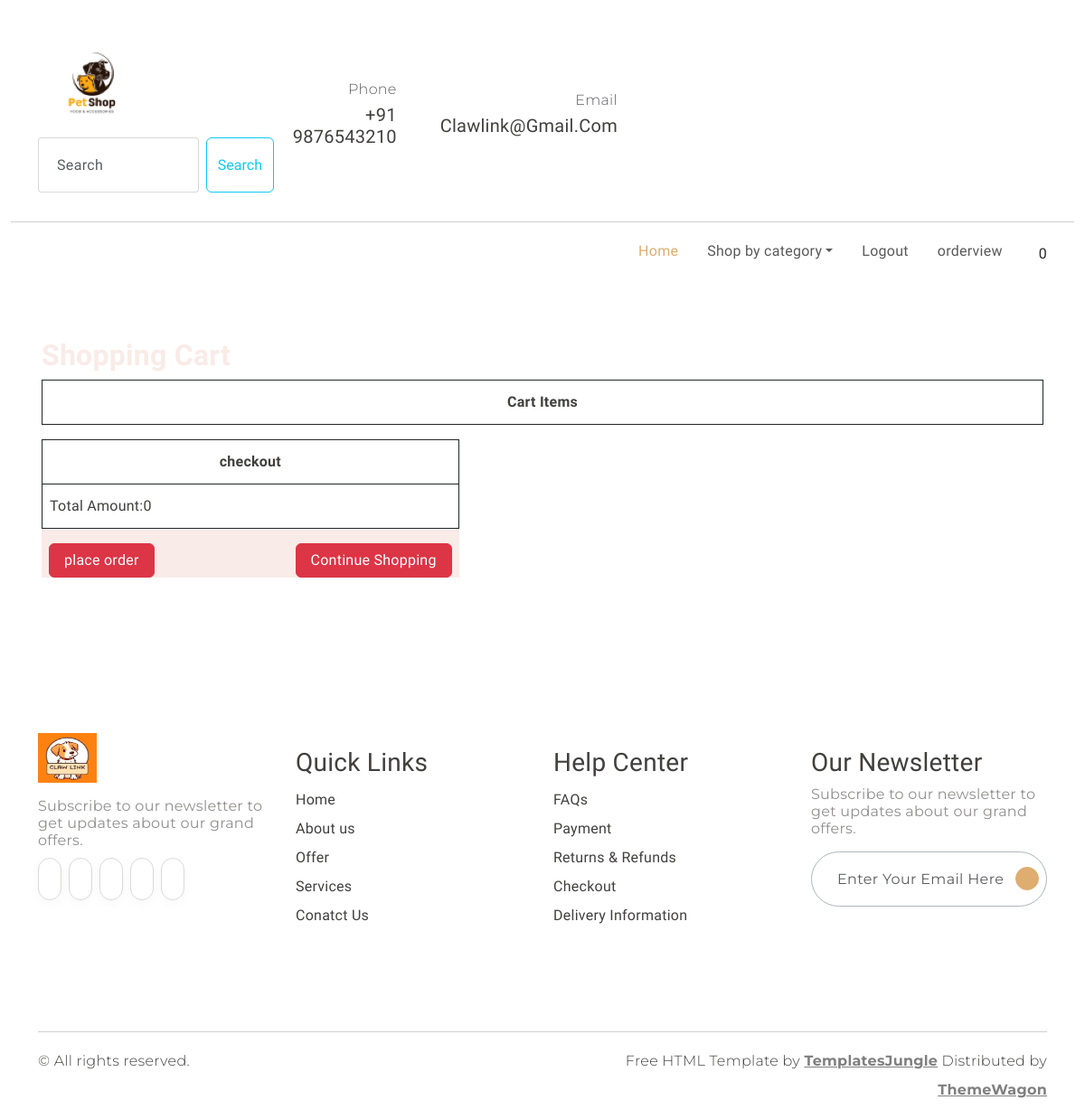
/cart/cartview/ (signed in), run on an earlier commit of the app's database.
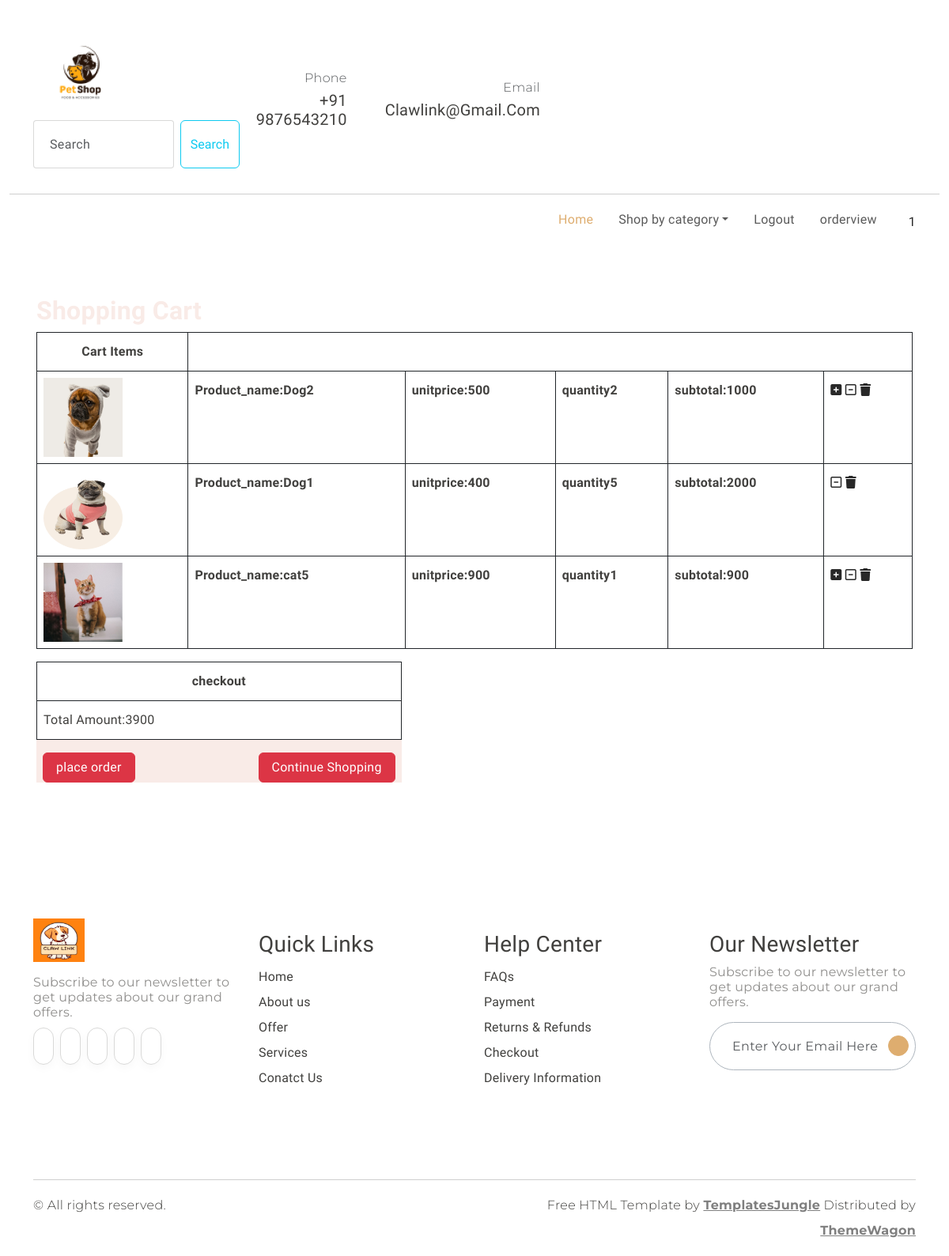
And on a later commit of the database.
### cart/models.py (models this page shows, shortened)
class Cart(models.Model):
    product=models.ForeignKey(Product,on_delete=models.CASCADE)
    user=models.ForeignKey(User,on_delete=models.CASCADE)
    quantity=models.IntegerField()
    date_added=models.DateTimeField(auto_now=True)
    def subtotal(self):
        return self.product.price*self.quantity

### shop/models.py (models this page shows)
class Product(models.Model):
    name = models.CharField(max_length=20)
    desc = models.TextField()
    image = models.ImageField(upload_to="products_img")
    price =models.IntegerField()
    stock =models.IntegerField()
    available =models.BooleanField(default=True)
    created =models.DateTimeField(auto_now_add=True)
    updated =models.DateTimeField(auto_now=True)
    category =models.ForeignKey(Category,on_delete=models.CASCADE)#Reference to Category table

### cart/views.py (the view)
# urls.py: path('cartview/',views.cart_view,name='cartview'),
def cart_view(request):
    u=request.user
    c=Cart.objects.filter(user=u) #To filter cart records for a particular user
    total=0
    for i in c:
        total+=i.quantity*i.product.price
    context={'cart':c,'total':total}
    return render(request,'addtocarts.html',context)

### cart/context_processors.py (called while the page is built)
def count_items(request):
    count=0
    if request.user.is_authenticated:
       u=request.user
       c=Cart.objects.filter(user=u)
       for i in c:
         count=+i.quantity
    return {'count':count}

### shop/context_processors.py (called while the page is built)
def links(request):
        c=Category.objects.all()
        return {'links':c}

### template/addtocarts.html
{% extends 'base.html'%}
{% load static %}
{% block content%}
 <div class="container mt-5 p-3 border-3 " style="margin-bottom:100px">
         <h2 class="text-danger fw-bold">Shopping cart</h2>
    <div class=" mb-2">
      <div class=" ">
          <table class="table table-bordered border border-dark text-dark fw-bold">
              <tr>
                 <th class="text-center">Cart Items</th>
              </tr>
                {% for i in cart %}
                   <tr>
                       <td><img src="{{i.product.image.url}}" height="100px" width="100px"></td>
                       <td>Product_name:{{i.product.name}}</td>
                       <td>unitprice:{{i.product.price}}</td>
                       <td>quantity{{i.quantity}}</td>
                       <td>subtotal:{{i.subtotal}}</td>
                       <td>
                           {% if i.product.stock > 0 %}
                             <a href="{%url 'cart:addtocarts' i.product.id %}"> <i class="fa-solid fa-square-plus"></i></a>
                             <a href="{%url 'cart:cart_remove' i.product.id %}"> <i class="fa-regular fa-square-minus"></i></a>
                             <a href="{%url 'cart:cart_delete' i.product.id %}"> <i class="fa-solid fa-trash"></i></a>
                           {% else %}
                             <a href="{%url 'cart:cart_remove' i.product.id %}"> <i class="fa-regular fa-square-minus"></i></a>
                             <a href="{%url 'cart:cart_delete' i.product.id %}"> <i class="fa-solid fa-trash"></i></a>
                           {% endif %}
                       </td>
                   </tr>
                {%endfor%}
             </table>
      </div>
      <div class="col-5 bg-danger">
          <table class="table table-bordered border border-dark">
               <tr>
                 <th class="text-center" colspan="4">checkout</th>
               </tr>
                 <td>Total Amount:{{total}}</td>
             </table>
             <div class="d-flex justify-content-between mx-2 ">
                 <a href="{% url 'cart:orderform'%}" class="btn btn-danger px-3 ">place order</a>
                 <a href="{% url 'shop:category'%}" class=" btn btn-danger px-3 ">Continue Shopping</a>
             </div>
         </div>
     </div>
 </div>
{%endblock%}

### template/base.html (shortened to what this page needs)
 <!DOCTYPE html>
 {% load static %}
<html lang="en">
<head>
<link rel="stylesheet" href="https://cdn.jsdelivr.net/npm/swiper@9/swiper-bundle.min.css" />
<link href="https://cdnjs.cloudflare.com/ajax/libs/bootstrap/5.3.0/css/bootstrap.min.css" rel="stylesheet">
<link href="https://cdn.jsdelivr.net/npm/bootstrap@5.3.0-alpha3/dist/css/bootstrap.min.css" rel="stylesheet"
>
<link rel="stylesheet" type="text/css" href="{% static 'css/vendor.css'%}">
<link rel="stylesheet" type="text/css" href="{% static 'style.css'%}">
    <link href="https://cdnjs.cloudflare.com/ajax/libs/font-awesome/6.4.0/css/all.min.css" rel="stylesheet">
</head>
<body>
  <header>
    <div class="container py-2">
      <div class="row py-4 pb-0 pb-sm-4 align-items-center ">
        <div class="col-sm-4 col-lg-3 text-center text-sm-start">
          <div class="main-logo">
            <a href="i">
              <img src="{% static 'images/pett.png' %}" alt="logo" class="img-fluid">
            </a>
                 <form class="d-flex" action="{% url 'search:search'  %}" method="POST">
                <input class="form-control me-2" type="search" placeholder="Search" aria-label="Search" name="q">
                <button class="btn btn-outline-info" type="submit">Search</button>
                </form>
          </div>
        </div>
        <div
          class="col-sm-8 col-lg-4 d-flex justify-content-end gap-5 align-items-center mt-4 mt-sm-0 justify-content-center justify-content-sm-end">
          <div class="support-box text-end d-none d-xl-block">
            <span class="fs-6 secondary-font text-muted">Phone</span>
            <h5 class="mb-0">+91 9876543210</h5>
          </div>
          <div class="support-box text-end d-none d-xl-block">
            <span class="fs-6 secondary-font text-muted">Email</span>
            <h5 class="mb-0">Clawlink@gmail.com</h5>
          </div>
        </div>
      </div>
    </div>
    <div class="container-fluid">
      <hr class="m-0">
    </div>
    <div class="container">
      <nav class="main-menu d-flex navbar navbar-expand-lg ">
        <div class="offcanvas offcanvas-end" tabindex="-1" id="offcanvasNavbar" aria-labelledby="offcanvasNavbarLabel">
          <div class="offcanvas-body justify-content-between">
           <ul class="navbar-nav menu-list list-unstyled d-flex gap-md-3 mb-0">
              <li class="nav-item">
                <a href="{% url 'shop:category'%}" class="nav-link active">Home</a>
              </li>
                    <li class="nav-item dropdown">
                       <a href="" class="nav-link dropdown-toggle" role="button" id="pages" data-bs-toggle="dropdown" aria-expanded="false">Shop by category</a>
              </li>
              {% if user.is_authenticated %}
              <li class="nav-item">
                <a href="{%url 'shop:logout'%}" class="nav-link">Logout</a>
              </li>
            {% endif %}
            <div class="d-none d-lg-flex align-items-end">
              <ul class="d-flex justify-content-end list-unstyled m-0">
                <li>
                  <a href="{%url 'cart:orderview'%}" class="nav-link">orderview</a>
                </li>
                <li>
                </li>
                <li>
                  <a href= "{%url 'cart:orderview'%}" data-bs-toggle="offcanvas" data-bs-target="#offcanvasCart"
                    aria-controls="offcanvasCart">{{count}}
                   </a>
                </li>
              </ul>
            </div>
          </div>
        </div>
      </nav>
    </div>
  </header>
{% block content%}
{% endblock %}
  <footer id="footer" class="my-5">
    <div class="container py-5 my-5">
      <div class="row">
        <div class="col-md-3">
          <div class="footer-menu">
            <section id="banner">
            <img src="{% static 'images/p.png'%}" width="65px;" height="55px;" alt="logo">
            </section>
            <p class="blog-paragraph fs-6 mt-3">Subscribe to our newsletter to get updates about our grand offers.</p>
            <div class="social-links">
              <ul class="d-flex list-unstyled gap-2">
                <li class="social">
                  <a href="#">
                    <iconify-icon class="social-icon" icon="ri:facebook-fill"></iconify-icon>
                  </a>
                </li>
                <li class="social">
                  <a href="#">
                    <iconify-icon class="social-icon" icon="ri:twitter-fill"></iconify-icon>
                  </a>
                </li>
                <li class="social">
                  <a href="#">
                    <iconify-icon class="social-icon" icon="ri:pinterest-fill"></iconify-icon>
                  </a>
                </li>
                <li class="social">
                  <a href="#">
                    <iconify-icon class="social-icon" icon="ri:instagram-fill"></iconify-icon>
                  </a>
                </li>
                <li class="social">
                  <a href="#">
                    <iconify-icon class="social-icon" icon="ri:youtube-fill"></iconify-icon>
                  </a>
                </li>
              </ul>
            </div>
          </div>
        </div>
        <div class="col-md-3 mt-3 font-weight: bold; ">
          <div class="footer-menu">
            <h3>Quick Links</h3>
            <ul class="menu-list list-unstyled font-weight: bold;">
              <li class="menu-item">
                <a href="#" class="nav-link font-weight: bold;">Home</a>
              </li>
              <li class="menu-item">
                <a href="#" class="nav-link">About us</a>
              </li>
              <li class="menu-item">
                <a href="#" class="nav-link">Offer </a>
              </li>
              <li class="menu-item">
                <a href="#" class="nav-link">Services</a>
              </li>
              <li class="menu-item">
                <a href="#" class="nav-link">Conatct Us</a>
              </li>
            </ul>
          </div>
        </div>
        <div class="col-md-3 mt-3">
          <div class="footer-menu">
            <h3>Help Center</h3>
              <ul class="menu-list list-unstyled">
                <li class="menu-item">
                  <a href="#" class="nav-link">FAQs</a>
                </li>
                <li class="menu-item">
                  <a href="#" class="nav-link">Payment</a>
                </li>
                <li class="menu-item">
                  <a href="#" class="nav-link">Returns & Refunds</a>
                </li>
                <li class="menu-item">
                  <a href="#" class="nav-link">Checkout</a>
                </li>
                <li class="menu-item">
                  <a href="#" class="nav-link">Delivery Information</a>
                </li>
              </ul>
          </div>
        </div>
        <div class="col-md-3 mt-3">
          <div>
            <h3>Our Newsletter</h3>
            <p class="blog-paragraph fs-6">Subscribe to our newsletter to get updates about our grand offers.</p>
            <div class="search-bar border rounded-pill border-dark-subtle px-2">
              <form class="text-center d-flex align-items-center" action="" method="">
                <input type="text" class="form-control border-0 bg-transparent" placeholder="Enter your email here" />
                <iconify-icon class="send-icon" icon="tabler:location-filled"></iconify-icon>
              </form>
            </div>
          </div>
        </div>
      </div>
    </div>
  </footer>
  <div id="footer-bottom">
    <div class="container">
      <hr class="m-0">
      <div class="row mt-3">
        <div class="col-md-6 copyright">
          <p class="secondary-font">© All rights reserved.</p>
        </div>
        <div class="col-md-6 text-md-end">
          <p class="secondary-font">Free HTML Template by <a href="https://templatesjungle.com/" target="_blank"
              class="text-decoration-underline fw-bold text-black-50"> TemplatesJungle</a> Distributed by <a href="https://themewagon.com/" target="_blank"
              class="text-decoration-underline fw-bold text-black-50"> ThemeWagon</a></p>
        </div>
      </div>
    </div>
  </div>
</body>
</html>

### static/style.css (style rules this page uses)
:root { --header-height: 160px; --header-height-min: 80px; }
:root { --accent-color: #DEAD6F; --dark-color: #222222; --light-dark-color: #727272; --light-color: #fff; --grey-color: #dbdbdb; --light-grey-color: #fafafa; --primary-color: #6995B1; --light-primary-color: #eef1f3; }
:root { --body-font: 'Chilanka', cursive; --heading-font: 'Chilanka', cursive; --secondary-font: 'Montserrat', sans-serif; }
body { --bs-link-color: #333; --bs-link-hover-color: #333; --bs-link-color-rgb: 40, 40, 40; --bs-link-hover-color-rgb: 0, 0, 0; --bs-light-rgb: 248, 248, 248; --bs-font-sans-serif: 'Chilanka', cursive; --bs-body-font-family: var(--bs-font-sans-serif); --bs-body-font-size: 1rem; --bs-body-font-weight: 400; --bs-body-line-height: 2; --bs-body-color: #41403E; --bs-primary: #DEAD6F; --bs-primary-rgb: 222, 173, 111; --bs-primary-bg-subtle: #FFF9EB; --bs-border-color: #F7F7F7; --bs-secondary-rgb: 230, 243, 251; --bs-success-rgb: 238, 245, 228; --bs-danger-rgb: 249, 235, 231; --bs-warning-rgb: 255, 249, 235; --bs-info-rgb: 230, 243, 250; }
body { letter-spacing: 0.01625rem; }
h1, h2, h3, h4, h5, h6 { font-family: var(--heading-font); color: var(--bs-body-color); font-weight: 400; text-transform: capitalize; }
a { text-decoration: none; }
.secondary-font { font-family: var(--secondary-font); font-weight: 300; }
.search-bar { border: 1px solid #EAEAEA; }
.search-bar ::placeholder { font-family: var(--secondary-font); }
.navbar-nav .nav-link.active, .navbar-nav .nav-link.show, .nav-link:focus, .nav-link:hover { color: var(--accent-color); }
.form-control { color: #908F8D; line-height: normal; letter-spacing: 0.02125rem; text-transform: capitalize; border-radius: 0.25rem; border: 1px solid rgba(65, 64, 62, 0.20); background: #FFF; display: flex; padding: 1.25rem 0rem 1.25rem 1.25rem; align-items: center; gap: 0.375rem; align-self: stretch; }
.blog-paragraph { color: #908F8D; font-size: 1rem; font-weight: 400; line-height: normal; font-family: var(--secondary-font); }
iconify-icon.social-icon { color: #CACACA; font-size: 1.125rem; padding: 0.75rem; border-radius: 4.375rem; border: 1px solid #D9D9D8; box-shadow: 0px 4px 12px 0px rgba(0, 0, 0, 0.03); transition: all 0.5s ease; }
iconify-icon.send-icon { cursor: pointer; font-size: 1.125rem; padding: 0.75rem; border-radius: 4.375rem; color: #FFF; border: 1px solid #DEAD6F; background: #DEAD6F; }

What changed in the data, as far as the page shows it:
added Cart: product.image (picture), product.name "Dog2", product.price "500", quantity "2", subtotal "1000"
added Cart: product.image (picture), product.name "Dog1", product.price "400", quantity "5", subtotal "2000"
added Cart: product.image (picture), product.name "cat5", product.price "900", quantity "1", subtotal "900"
Also different on the page:
{{ count }}: "0" → "1"
{{ total }}: "0" → "3900"
